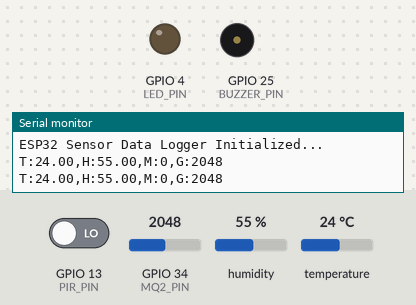
Recording of a sketch running on a simulated ESP32. Parts: output pins drawn as LEDs (lit = HIGH), buzzer (waves = sounding, pin HIGH), the last lines printed to the serial monitor. The inputs (shaded band) are chosen by the test bench; at power-on: GPIO 13 (PIR_PIN) LOW, GPIO 34 (MQ2_PIN) = 2048, humidity 55 %, temperature 24 °C.

Above: at 2.8 s.
2.9 s: GPIO 13 (PIR_PIN) driven HIGH
At 4.7 s:
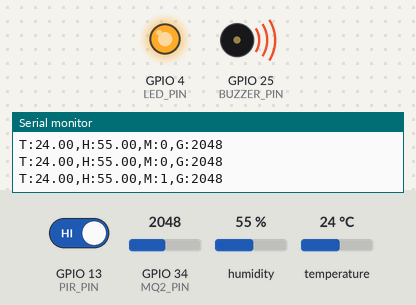
5.6 s: GPIO 13 (PIR_PIN) driven LOW
At 6.4 s:
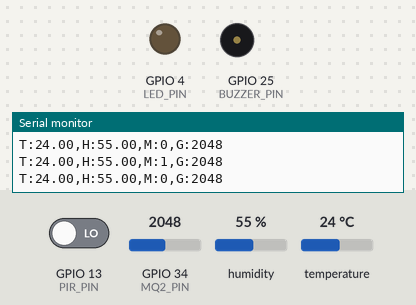
Timing chart, 0 to 8.6 s (numbered marks = the images above; inputs shaded):
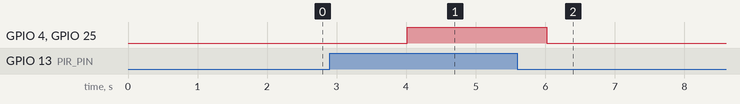

The sketch:

sketch_apr2b.ino
```cpp
#include <DHT.h>

// Motion Sensor & DHT22
#define PIR_PIN 13
#define LED_PIN 4
#define DHT_PIN 5
#define DHT_TYPE DHT22
#define BUZZER_PIN 25
#define MQ2_PIN 34

DHT dht(DHT_PIN, DHT_TYPE);

void setup() {
    Serial.begin(115200); // Start Serial communication

    pinMode(PIR_PIN, INPUT);
    pinMode(LED_PIN, OUTPUT);
    pinMode(BUZZER_PIN, OUTPUT);
    pinMode(MQ2_PIN, INPUT);

    Serial.println("ESP32 Sensor Data Logger Initialized...");
    dht.begin();
}

void loop() {
    int motion = digitalRead(PIR_PIN);
    float temperature = dht.readTemperature();
    float humidity = dht.readHumidity();
    int gasValue = analogRead(MQ2_PIN);

    if (isnan(temperature) || isnan(humidity)) {
        Serial.println("Failed to read from DHT22 sensor!");
    } else {
        // Send data over Serial
        Serial.print("T:");
        Serial.print(temperature);
        Serial.print(",H:");
        Serial.print(humidity);
        Serial.print(",M:");
        Serial.print(motion);
        Serial.print(",G:");
        Serial.println(gasValue);
    }

    if (motion == HIGH) {
       digitalWrite(BUZZER_PIN, HIGH);
        digitalWrite(LED_PIN, HIGH);
    } else {
        digitalWrite(LED_PIN, LOW);
        digitalWrite(BUZZER_PIN, LOW);
    }

    delay(2000); // Send data every 2 seconds
}
```

Measured:
- after the input at 2.9 s, GPIO 4 (LED_PIN), GPIO 25 (BUZZER_PIN): LOW → HIGH after 1.1 s
- after the input at 5.6 s, GPIO 4 (LED_PIN), GPIO 25 (BUZZER_PIN): HIGH → LOW after 0.42 s
